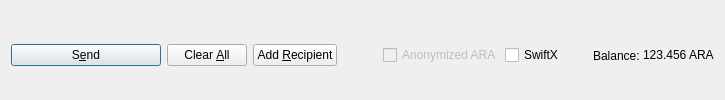
         <widget class="QFrame" name="frame_Send">
          <layout class="QHBoxLayout" name="horizontalLayout">
           <property name="bottomMargin">
            <number>0</number>
           </property>
           <item>
            <widget class="QPushButton" name="sendButton">
             <property name="minimumSize">
              <size>
               <width>150</width>
               <height>0</height>
              </size>
             </property>
             <property name="toolTip">
              <string>Confirm the send action</string>
             </property>
             <property name="text">
              <string>S&amp;end</string>
             </property>
             <property name="icon">
              <iconset resource="../aria.qrc">
               <normaloff>:/icons/send</normaloff>:/icons/send</iconset>
             </property>
             <property name="autoDefault">
              <bool>false</bool>
             </property>
             <property name="default">
              <bool>true</bool>
             </property>
            </widget>
           </item>
           <item>
            <widget class="QPushButton" name="clearButton">
             <property name="sizePolicy">
              <sizepolicy hsizetype="Minimum" vsizetype="Fixed">
               <horstretch>0</horstretch>
               <verstretch>0</verstretch>
              </sizepolicy>
             </property>
             <property name="toolTip">
              <string>Clear all fields of the form.</string>
             </property>
             <property name="text">
              <string>Clear &amp;All</string>
             </property>
             <property name="icon">
              <iconset resource="../aria.qrc">
               <normaloff>:/icons/remove</normaloff>:/icons/remove</iconset>
             </property>
             <property name="autoDefault">
              <bool>false</bool>
             </property>
            </widget>
           </item>
           <item>
            <widget class="QPushButton" name="addButton">
             <property name="toolTip">
              <string>Send to multiple recipients at once</string>
             </property>
             <property name="text">
              <string>Add &amp;Recipient</string>
             </property>
             <property name="icon">
              <iconset resource="../aria.qrc">
               <normaloff>:/icons/add</normaloff>:/icons/add</iconset>
             </property>
             <property name="autoDefault">
              <bool>false</bool>
             </property>
            </widget>
           </item>
           <item>
            <spacer name="horizontalSpacer">
             <property name="orientation">
              <enum>Qt::Horizontal</enum>
             </property>
             <property name="sizeHint" stdset="0">
              <size>
               <width>40</width>
               <height>20</height>
              </size>
             </property>
            </spacer>
           </item>
           <item>
            <layout class="QHBoxLayout" name="horizontalLayout_2">
             <property name="spacing">
              <number>3</number>
             </property>
             <item>
              <widget class="QCheckBox" name="checkzAriA">
               <property name="enabled">
                <bool>false</bool>
               </property>
               <property name="text">
                <string>Anonymized ARA</string>
               </property>
              </widget>
             </item>
             <item>
              <widget class="QCheckBox" name="checkSwiftTX">
               <property name="enabled">
                <bool>true</bool>
               </property>
               <property name="minimumSize">
                <size>
                 <width>85</width>
                 <height>0</height>
                </size>
               </property>
               <property name="text">
                <string>SwiftX</string>
               </property>
              </widget>
             </item>
             <item>
              <widget class="QLabel" name="label">
               <property name="text">
                <string>Balance:</string>
               </property>
              </widget>
             </item>
             <item>
              <widget class="QLabel" name="labelBalance">
               <property name="sizePolicy">
                <sizepolicy hsizetype="Preferred" vsizetype="Fixed">
                 <horstretch>0</horstretch>
                 <verstretch>0</verstretch>
                </sizepolicy>
               </property>
               <property name="cursor">
                <cursorShape>IBeamCursor</cursorShape>
               </property>
               <property name="text">
                <string notr="true">123.456 ARA</string>
               </property>
               <property name="textInteractionFlags">
                <set>Qt::LinksAccessibleByMouse|Qt::TextSelectableByKeyboard|Qt::TextSelectableByMouse</set>
               </property>
              </widget>
             </item>
            </layout>
           </item>
          </layout>
         </widget>
